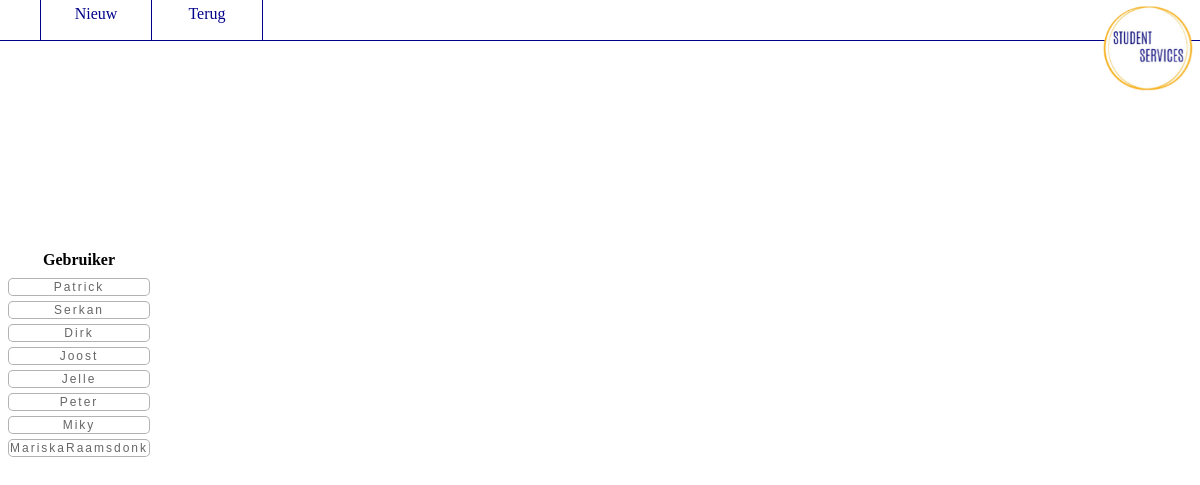
The page /View/Gebruiker/View.php on the database its author committed.
### tables this page shows
CREATE TABLE GEBRUIKER(
GebruikerID int NOT NULL PRIMARY KEY AUTO_INCREMENT,
Gebruikersnaam varchar(50) NOT NULL UNIQUE,
Wachtwoord varchar(90) NOT NULL,
Email varchar(50) NOT NULL
);

### Includes/DB.php (called while the page is built, shortened)
<?php
class ConnectDB {
    private PDO $conn;
    public function __construct() {
        $servername = "127.0.0.1";
        $username = "SSimp";
        $password = "SSimp1234!";
        $database = "studentservices";
        try {
            $this->conn = new PDO("mysql:host=$servername;dbname=$database", $username, $password);
            $this->conn ->setAttribute(PDO::ATTR_ERRMODE, PDO::ERRMODE_EXCEPTION);
        }
        catch(PDOException $e)
        {
            echo "Connection failed: " . $e->getMessage();
        }
    }
    public function GetConnection() : PDO
    {
        return $this->conn;
    }
}
?>

### Model/GebruikerModel.php (called while the page is built, shortened)
<?php
require_once($_SERVER['DOCUMENT_ROOT'] . "/StudentServices/includes/DB.php");
class GebruikerModel
{
    public function __construct($ID = null){
        $this->ConnectDb = new ConnectDb();
        $this->conn      = $this->ConnectDb->GetConnection();
    }
    public function getGebruikers(){
        $sql = "SELECT GebruikerID,Gebruikersnaam,Wachtwoord,Email FROM Gebruiker";
        return $this->conn->query($sql)->fetchAll(PDO::FETCH_ASSOC);
    }
}

### Model/VerficatieModel.php (called while the page is built, shortened)
<?php
require_once($_SERVER['DOCUMENT_ROOT'] . "/StudentServices/includes/DB.php");
class verficatieModel
{
    public function __construct(){
        $this->ConnectDb = new ConnectDb();
    }
}
?>

### Controller/SendEmail.php (called while the page is built, shortened)
<?php
require_once($_SERVER['DOCUMENT_ROOT'] . "/StudentServices/Model/VerficatieModel.php");
class createEmail
{
    public function __construct(){
        $this->mail            = new PHPMailer();
    }
}

### Controller/GebruikerController.php (called while the page is built, shortened)
<?php
require_once($_SERVER['DOCUMENT_ROOT'] . "/StudentServices/Model/GebruikerModel.php");
require_once($_SERVER['DOCUMENT_ROOT'] . "/StudentServices/BaseClass/Gebruiker.php");
require_once($_SERVER['DOCUMENT_ROOT'] . "/StudentServices/Controller/sendEmail.php");
class GebruikerController
{
    public GebruikerModel $gebruikermodel;
    public function __construct($ID){
        $this->gebruikermodel = new GebruikerModel($ID);
    }
    public function getGebruikers(){
        $GebruikerArray = [];
        foreach ($this->gebruikermodel->getGebruikers() as $gebruiker){
            $gebruiker         = new Gebruiker(
                $gebruiker['GebruikerID'],
                $gebruiker['Gebruikersnaam'],
                $gebruiker['Wachtwoord'],
                $gebruiker['Email'] == null ? "" : $gebruiker['Email'],
            );
            $GebruikerArray [] = $gebruiker;
        }
        return $GebruikerArray;
    }
}

### BaseClass/Gebruiker.php (called while the page is built, shortened)
<?php
class Gebruiker
{
    private int $GebruikerID;
    private string $Gebruikersnaam;
    public function __construct(int $GebruikerID, string $Gebruikersnaam, string $Wachtwoord, string $Email){
        $this->GebruikerID    = $GebruikerID;
        $this->Gebruikersnaam = $Gebruikersnaam;
    }
    public function getGebruikerID(): int{
        return $this->GebruikerID;
    }
    public function getGebruikersnaam(): string{
        return $this->Gebruikersnaam;
    }
}

### View/Gebruiker/View.php (the view, shortened to what this page needs)
<?php
require_once ($_SERVER['DOCUMENT_ROOT']."/StudentServices/Controller/GebruikerController.php");
?>
<!DOCTYPE HTML>
<html lang="en">
<head>
    <link rel="stylesheet" href="/StudentServices/css/style.css">
</head>
</head>
<body>
<div class="header">
    <nav id="page-nav">
        <ul>
            <?php
            echo "<li>
            <a href=\"Add.php\">Nieuw</a>
        </li>";
            echo "<li><a href=\"/StudentServices/index.php\">Terug</a></li>";
            ?>
        </ul>
    </nav>
         <a href="index.html"><img id="logo" src="/StudentServices/images/logotrans.png"/></a>
</div>
<div class="info">
    <form  method="post" action="Edit.php">
        <table> <tr> <th>Gebruiker</th> <th></th> <th></th></tr>
            <tr><td>
                    <?php
                    if (empty($_Post) && !isset($_Post["actie"]))
                    {
                        LoadList();
                        return;
                    }
                    function LoadList()
                    {
                        $gebruikercontroller= new GebruikerController($_SESSION["GebruikerID"]);
                        foreach ($gebruikercontroller->getGebruikers() as $gebruiker)
                        {
                            echo "<tr> <td> <input type=\"submit\" value=\"".$gebruiker->getGebruikersNaam()."\" formaction='Edit.php?ID=".$gebruiker->getGebruikerID()."' class=\"table1col\"> </td></tr>";
                        }
                    }
                    ?>

### css/style.css (style rules this page uses)
body { height: 100%; padding: 0px; margin: 0px; }
.info { width: 100%; overflow: auto; padding-left : 5px; margin-bottom: 5px; margin-top: 5px; padding-bottom : 10px; }
.table1col { display: inline-block; color: #666; background-color: #ffffff; letter-spacing: 2px; font-size: 12px; padding: 1px; border-radius: 5px; -moz-border-radius: 5px; -webkit-border-radius: 5px; border: 1px solid rgba(0, 0, 0, 0.3); border-bottom-width: 1px; width: 100%; }
#logo { position: fixed; right: 0px; top: 0px; height: 100px; width: 100px; z-Index:999; }
#page-nav { width: 100%; position: fixed; border-bottom: 1px solid #00008B; background-color: #ffffff; }
.info { grid-area: info; width: 100%; overflow: auto; margin-bottom: 100px; padding-top: 202px; }
ul { list-style-type: none; overflow: hidden; width: 100%; height: 40px; margin: auto; background-color: #FFFFFF; border-color: #00008B; }
li { float: left; }
li a { text-decoration: none; float: left; background-color: #FFFFFF; color: #00008B; border-left: 1px solid #00008B; margin-left: 0px; margin-top: 0px; padding-top: 5px; height: 40px; width: 110px; font-size: 16px; text-align: center; }
li:last-child { border-right: 1px solid #00008B; }
.header { grid-area: header; height: 40px; border-bottom: 1px solid #00008B; z-index: 1; background-color: #FFFFFF; }

### rows shown on the page
gebruiker: Gebruikersnaam "Patrick"
gebruiker: Gebruikersnaam "Serkan"
gebruiker: Gebruikersnaam "Dirk"
gebruiker: Gebruikersnaam "Joost"
gebruiker: Gebruikersnaam "Jelle"
gebruiker: Gebruikersnaam "Peter"
gebruiker: Gebruikersnaam "Miky"
gebruiker: Gebruikersnaam "MariskaRaamsdonk"
